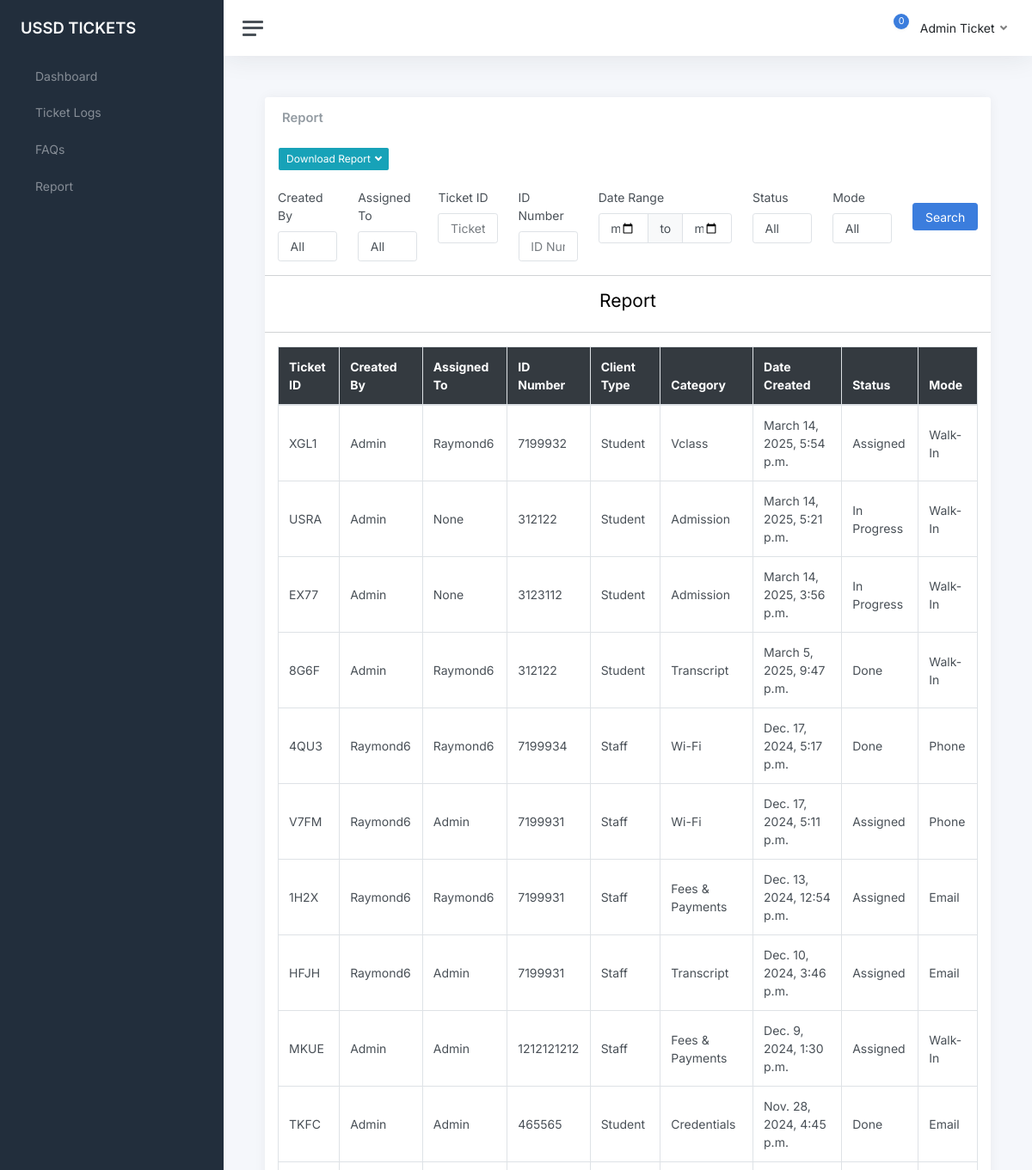
The page /report (signed in, upper part) on the database as committed earlier.
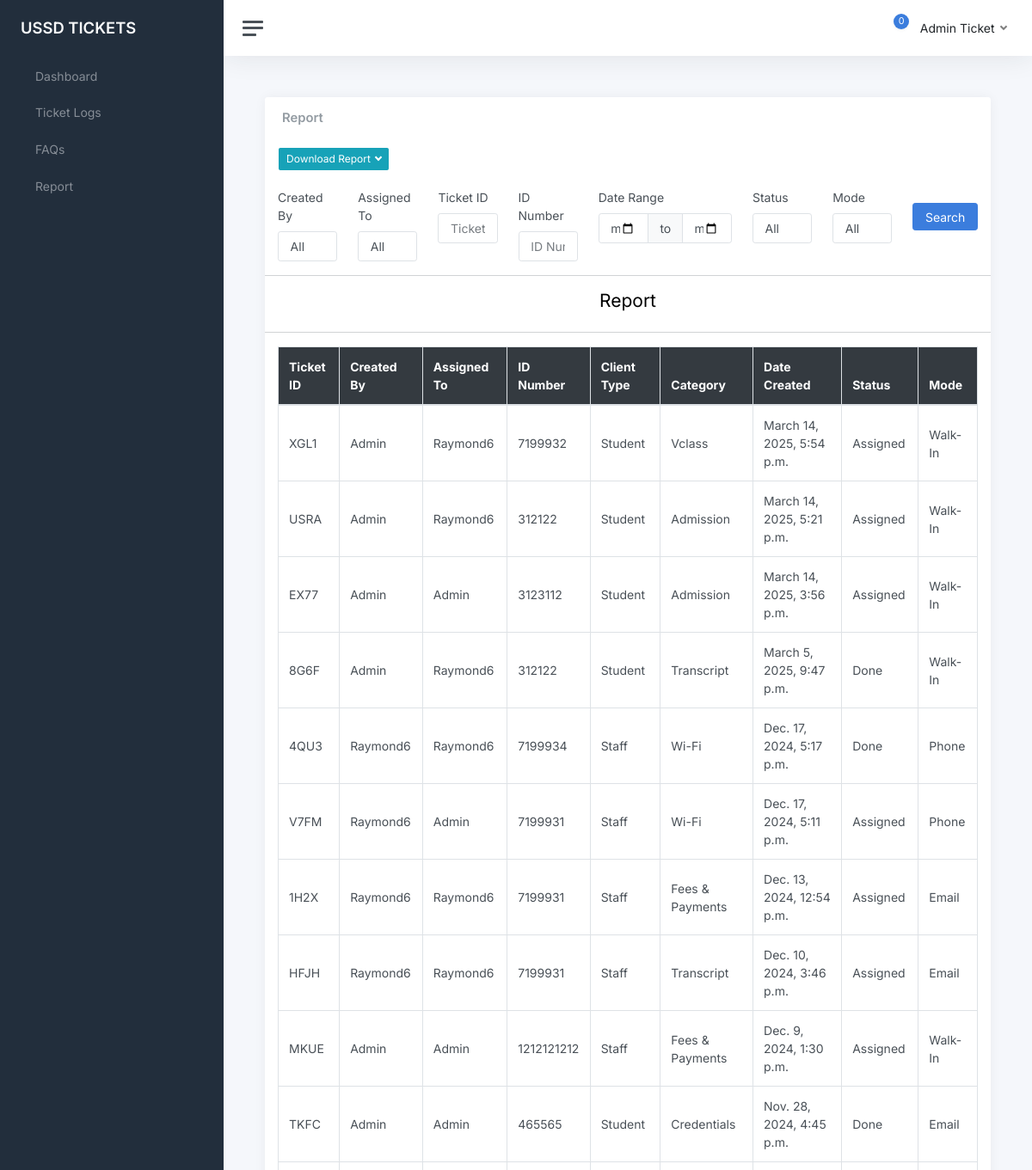
The same page on the database as committed later.
### ticksys/models.py (models this page shows, shortened)
class Ticket(models.Model):
    TICKET_STATUS = [
        ('Assigned', 'Assigned'),
        ('In Progress', 'In Progress'),
        ('Done', 'Done'),
    ]
    CLIENT_TYPE = [
        ('Staff', 'Staff'),
        ('Student', 'Student'),
        ('Other', 'Other')
    ]
    MODE_CHOICES = [
        ('Walk-In', 'Walk-In'),
        ('Phone', 'Phone'),
        ('Email', 'Email'),
        ('Other', 'Other')
    ]
    CATEGORY = [
        ('Credentials', 'Credentials'),
        ('Fees & Payments', 'Fees & Payments'),
        ('VClass', 'VClass'),
        ('Transcript', 'Transcript'),
        ('Admission', 'Admission'),
        ('Wi-Fi', 'Wi-Fi'),
        ('AIM App', 'AIM App'),
        ('Telecel', 'Telecel'),
        ('Biometric', 'Biometric'),
        ('Other', 'Other')
    ]
    user = models.ForeignKey(User, models.CASCADE, null=True)
    ticket_number = models.CharField(max_length=4, default=generate_ticket_number, unique=True, editable=False)
    id_number = models.CharField(max_length=20, unique=False)
    description = models.TextField()
    status = models.CharField(max_length=25, choices=TICKET_STATUS, default='In Progress')
    category = models.CharField(max_length=100, choices=CATEGORY)
    client_type = models.CharField(max_length=20, choices=CLIENT_TYPE, default='Student')
    created_at = models.DateTimeField(auto_now_add=True)
    updated_at = models.DateTimeField(auto_now=True)
    mode = models.CharField(max_length=20, choices=MODE_CHOICES, default='Walk-In')
    assigned_to = models.CharField(max_length=30, null=True)
    created_by = models.CharField(max_length=30, null=True)

### ticksys/views.py (the view, shortened to what this page needs)
# urls.py: path('report', user_views.report, name='report'),
def report(request):
    user = request.user
    if request.user.is_superuser:
        tickets = Ticket.objects.annotate(
            month_year=TruncMonth('created_at')
        ).values('month_year').annotate(
            count=Count('id')
        ).order_by('-month_year')
    else:
        tickets = Ticket.objects.filter(Q(user=user) | Q(assigned_to=user.username)).annotate(
            month_year=TruncMonth('created_at')
        ).values('month_year').annotate(
            count=Count('id')
        ).order_by('-month_year')
    status_options = Ticket.objects.values_list('status', flat=True).distinct()
    available_months = [(ticket['month_year'].strftime('%B %Y'), ticket['month_year'].strftime('%Y-%m-01'), ticket['month_year'].strftime('%Y-%m-31')) for ticket in tickets]
    mode_options = Ticket.objects.values_list('mode', flat=True).distinct()
    tl = Ticket.objects.order_by('-id')
    tickets1 = Ticket.objects.all()
    tickets2 = Ticket.objects.filter(Q(user=user) | Q(assigned_to=user.username)).order_by('-id')
    user_set = set()
    assigned_to_set = set()
    for ticket in tickets1:
        if ticket.user:
            user_set.add(ticket.user)
        if ticket.assigned_to:
            assigned_to_set.add(ticket.assigned_to)
    ticket_id = request.GET.get('id')
    ticket_number = request.GET.get('ticket_number')
    created_by = request.GET.get('created_by')
    id_number = request.GET.get('id_number')
    status = request.GET.get('status')
    mode = request.GET.get('mode')
    date_from = request.GET.get('date_from')
    date_to = request.GET.get('date_to')
    assigned_to = request.GET.get('assigned_to')
    request.session['id'] = ticket_id
    request.session['ticket_number'] = ticket_number
    request.session['created_by'] = created_by
    request.session['id_number'] = id_number
    request.session['date_from'] = date_from
    request.session['date_to'] = date_to
    request.session['status'] = status
    request.session['mode'] = mode
    request.session['assigned_to'] = assigned_to
    if request.user.is_superuser:
        tl = tl.filter(
            Q(created_at__range=[date_from, date_to]) if date_from and date_to else Q()
        )
        if is_valid_queryparam(ticket_id):
            tl = tl.filter(id=ticket_id)
        if is_valid_queryparam(ticket_number):
            tl = tl.filter(ticket_number__icontains=ticket_number)
        if is_valid_queryparam(created_by):
            try:
                user = User.objects.get(username=created_by)  # Retrieve the user by username
                tl = tl.filter(Q(user=user))  # Filter by user object
            except User.DoesNotExist:
                tl = tl.none()
        if is_valid_queryparam(id_number):
            tl = tl.filter(id_number__icontains=id_number)
        if is_valid_queryparam(status):
            tl = tl.filter(status=status)
        if is_valid_queryparam(mode):
            tl = tl.filter(mode=mode)
        if is_valid_queryparam(assigned_to):
            tl = tl.filter(assigned_to__icontains=assigned_to)
        page = request.GET.get('page', 1)
        paginator = Paginator(tl, 30)
        try:
            tl = paginator.page(page)
        except PageNotAnInteger:
            tl = paginator.page(1)
        except EmptyPage:
            tl = paginator.page(paginator.num_pages)
    context = {
        'tickets1' : tickets,
        'tickets2' : tickets2,
        'ticket_list': tl,
        'ticket_id' : ticket_id,
        'created_by': created_by,
        'assigned_to' : assigned_to,
        'ticket_number': ticket_number,
        'mode': mode,
        'date_from': date_from,
        'date_to': date_to,
        'status': status,
        'available_months': available_months,
        'user_options': user_set,
        'assigned_to_options': assigned_to_set,
        'status_options' : status_options,
        'mode_options' : mode_options
    }
    return render(request, 'report.html', context)

### ticksys/views.py (called while the page is built)
def is_valid_queryparam(param):
    return param != '' and param is not None

### templates/report.html (shortened to what the changed rows need)
{% extends 'index.html' %}
    {% block content %}
    <main class="content">
        <div class="container-fluid p-0">
            <div class="row">
                <div class="col-12 d-flex">
                    <div class="card flex-fill">
                        <br>
        {% if request.user.is_superuser  %}
        <div class="col-12">
            <div style="max-height: 70vh; overflow-y: auto;">
                <table class="table table-bordered">
                    <thead class="thead-dark">
                    <tr>
                        <th scope="col">Ticket ID</th>
                        <th scope="col">Created By</th>
                        <th scope="col">Assigned To</th>
                        <th scope="col">ID Number</th>
                        <th scope="col">Client Type</th>
                        <th scope="col">Category</th>
                        <th scope="col">Date Created</th>
                        <th scope="col">Status</th>
                        <th scope="col">Mode</th>
                    </tr>
                    </thead>
                    <tbody class="table-group-divider">
                        {% for ticket in ticket_list %}
                        <tr>
                            <td scope="col">{{ticket.ticket_number}}</td>
                            <td scope="col">{{ticket.user|title}}</td>
                            <td scope="col">{{ticket.assigned_to|title}}</td>
                            <td scope="col">{{ticket.id_number}}</td>
                            <td scope="col">{{ticket.client_type|title}}</td>
                            <td scope="col">{{ticket.category|title}}</td>
                            <td scope="col">{{ticket.created_at}}</td>
                            <td scope="col" >{{ticket.status|title}}</td>
                            <td scope="col">{{ticket.mode|title}}</td>
                        </tr>
                        {% endfor %}
                    </tbody>
                </table>
            </div>
            </div>
        </div>
        {% endif %}
                    </div>
                </div>
            </div>
            </main>
    {% endblock %}

Rows that differ between the two databases and show on the page:
changed Ticket "USRA": assigned_to "None" → "Raymond6"; status "In Progress" → "Assigned"
changed Ticket "EX77": assigned_to "None" → "Admin"; status "In Progress" → "Assigned"
changed Ticket "HFJH": assigned_to "Admin" → "Raymond6"
